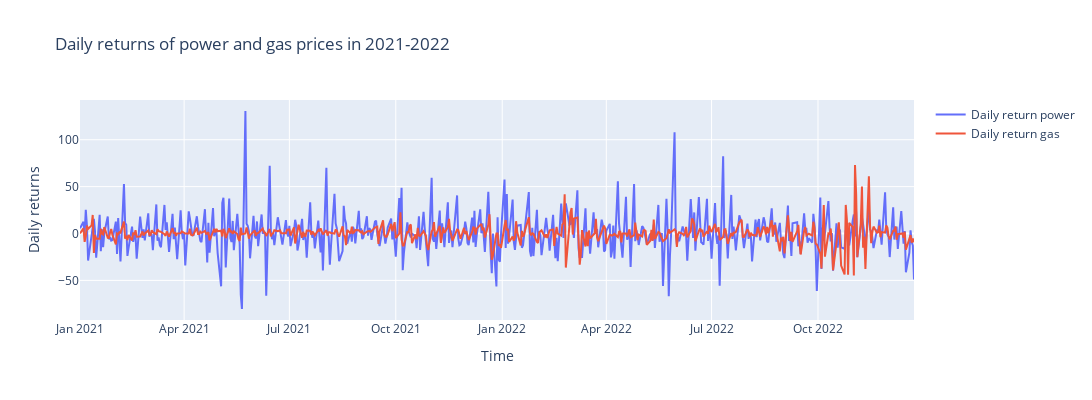

The cell this chart's notebook holds for it:
### Code cell
fig3 = go.Figure()

fig3.add_trace(go.Scatter(x = energy_price_df["time"], y = energy_price_df["logReturn_power"], name = "Daily return power"))
fig3.add_trace(go.Scatter(x = energy_price_df["time"], y = energy_price_df["logReturn_gas"], name = "Daily return gas"))
fig3.update_layout(
        autosize= False, width= 1400, height=400,
        title="Daily returns of power and gas prices in 2021-2022",
        xaxis_title="Time", yaxis_title="Daily returns")

### Figure 1 — Plotly figure (JSON) as saved in the notebook; plotly's stock layout.template omitted (floating-point values rounded to 4 significant figures; data arrays with more than 128 entries replaced by an {"elided": "..."} marker saying what was removed)
{"data": [{"name": "Daily return power", "type": "scatter", "x": {"elided": "512 str values"}, "y": {"elided": "512 float values"}}, {"name": "Daily return gas", "type": "scatter", "x": {"elided": "512 str values"}, "y": {"elided": "512 float values"}}], "layout": {"autosize": false, "height": 400, "title": {"text": "Daily returns of power and gas prices in 2021-2022"}, "width": 1400, "xaxis": {"title": {"text": "Time"}}, "yaxis": {"title": {"text": "Daily returns"}}}}
